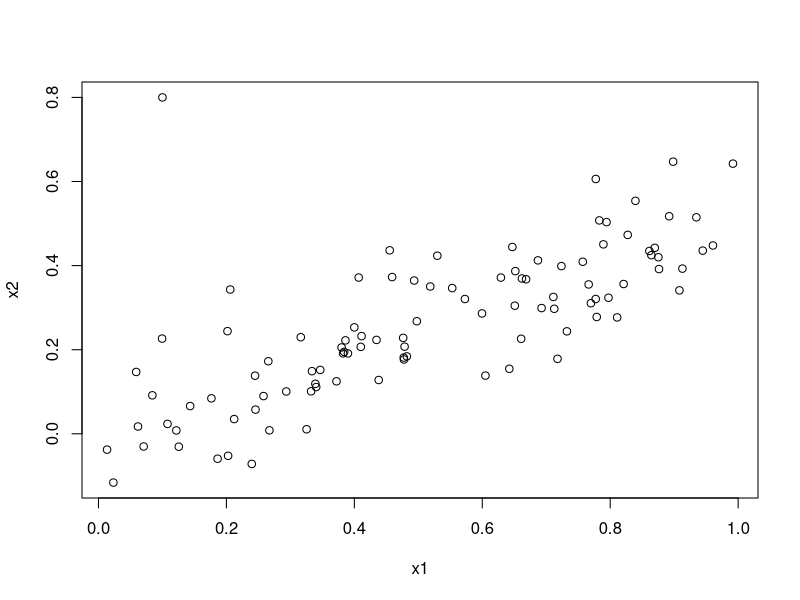
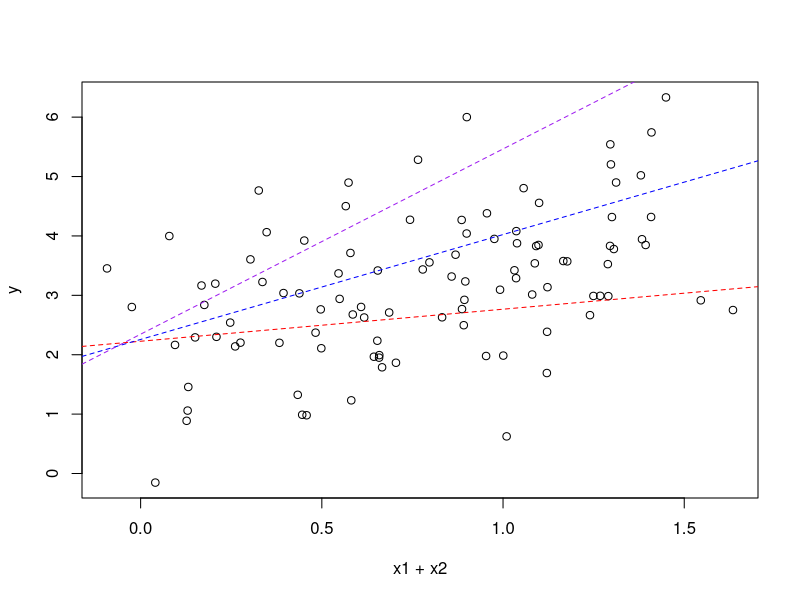

The R script that drew these images, in order:
dev.off()
rm(list = ls())

set.seed(1)

x1 = runif(100)
x2 = 0.5*x1 + rnorm(100)/10
y = 2 + 2*x1 + 0.3*x2 + rnorm(100)

?abline
x1=c(x1, 0.1)
x2=c(x2, 0.8)
y=c(y,6)

summary(x1)
summary(x2)
summary(y)
?summary
# Scatter plot between predictors
plot(x1, x2)

# Least squares regression fit
plot(x1 + x2, y)

# Using x1 and x2
lm.fit = lm(y ~ x1 + x2)
abline(lm.fit, col = "red", lty = 2)
# legend(0, 6, legend = c("y ~ x1 + x2"), lty = c(3), col = c("red"))

# Using only x1
lm.fit2 = lm(y ~ x1)
summary(lm.fit2)
abline(lm.fit2, col = "blue", lty = 2)
# legend(0, 6, legend = c("y ~ x1"), lty = c(3), col = c("blue"))

# Using only x2
lm.fit3 = lm(y ~ x2)
summary(lm.fit3)
abline(lm.fit3, col = "purple", lty = 2)
# legend(0, 6, legend = c("y ~ x1"), lty = c(3), col = c("purple"))

